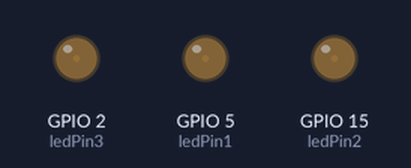
Simulated run of this program. Board: ESP32. On the bench: output pins drawn as LEDs (lit = HIGH).

Above: at 0.05 s.
At 2.15 s:
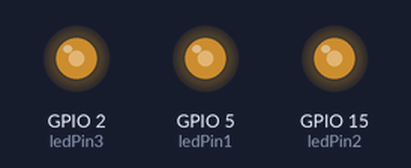
At 3.45 s:
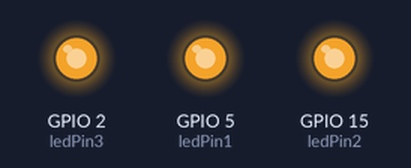
At 6.9 s:
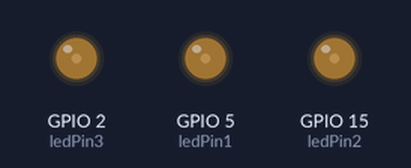
Timing chart, 0 to 10.0 s (numbered marks = the images above):
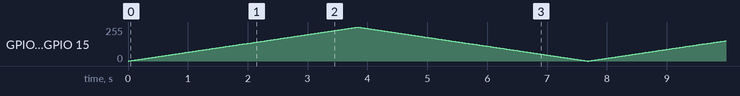

The program:

main.cpp
```cpp
#include <Arduino.h>

// the number of the LED pin
const int ledPin1 = 5;  // 5 corresponds to GPIO5
const int ledPin2 = 15;
const int ledPin3 = 2;

// setting PWM properties
const int freq = 5000;
const int ledChannel = 0;
const int resolution = 8; // 8 bit -- 2^8 = 256 --> control the LED brightness value from 0-255

void setup(){
  // configure LED PWM functionalitites
  ledcSetup(ledChannel, freq, resolution);

  // attach the channel to the GPIO to be controlled
  ledcAttachPin(ledPin1, ledChannel);
  ledcAttachPin(ledPin2, ledChannel);
  ledcAttachPin(ledPin3, ledChannel);
}

void loop(){
  // increase the LED brightness
  for(int dutyCycle = 0; dutyCycle <= 255; dutyCycle++){
    // changing the LED brightness with PWM
    ledcWrite(ledChannel, dutyCycle);
    delay(15);
  }

  // decrease the LED brightness
  for(int dutyCycle = 255; dutyCycle >= 0; dutyCycle--){
    // changing the LED brightness with PWM
    ledcWrite(ledChannel, dutyCycle);
    delay(15);
  }
}
```
